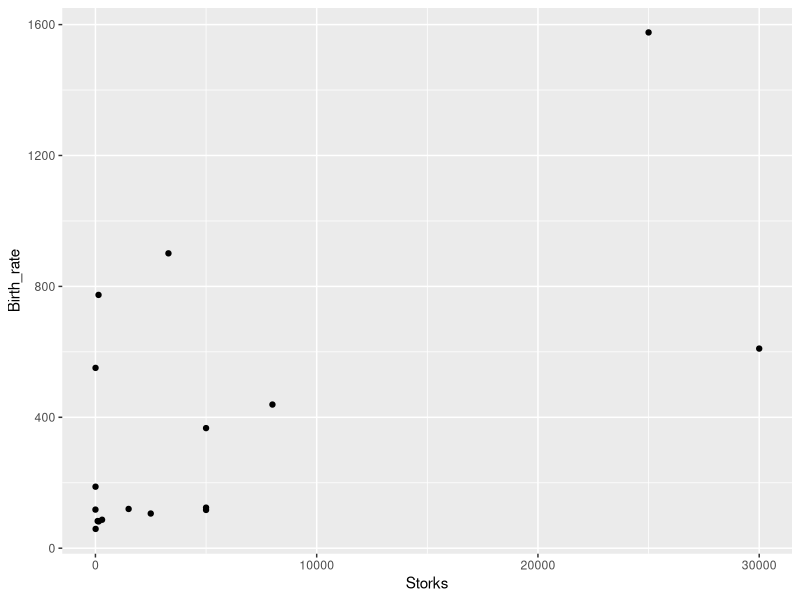
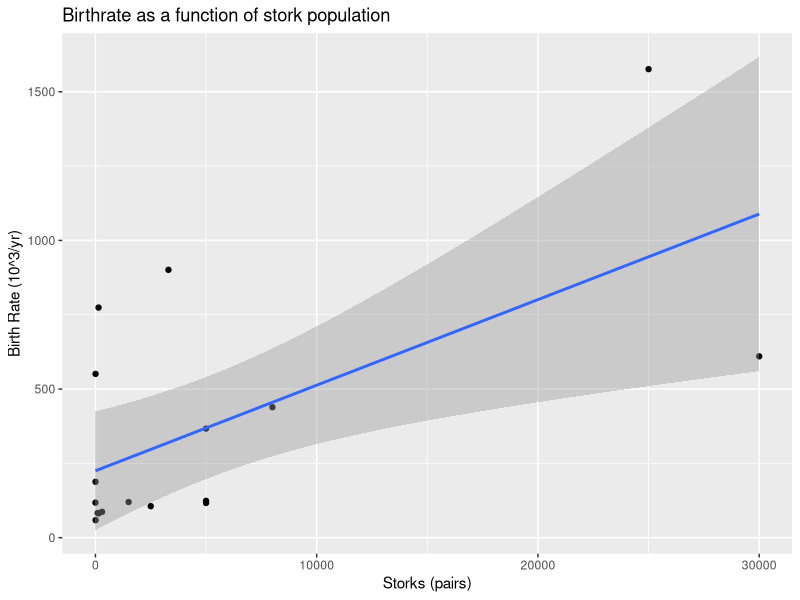
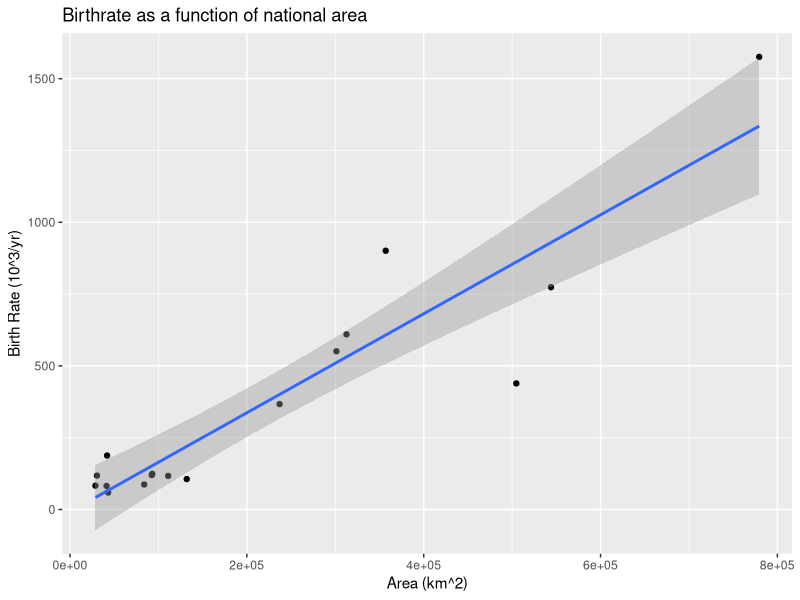

Recreate these plots in R, in order.
library(tidyverse)
StorkData <- read_csv("data/StorkData.csv")

#The basics
ggplot(StorkData, aes(x=Storks, y=Birth_rate)) + geom_point()

# making the the linear model
StorkData.lm <- lm(StorkData$Birth_rate~StorkData$Storks)

#viewing the model statistics
summary(StorkData.lm)

#plotting the regression (with std error)
ggplot(StorkData, aes(x=Storks, y=Birth_rate)) + 
  geom_point()+
  geom_smooth(method=lm)+
  labs(title="Birthrate as a function of stork population",
       x="Storks (pairs)", y = "Birth Rate (10^3/yr)")

#could use   geom_smooth(method=lm, se=FALSE)  to eliminate error
# see http://www.sthda.com/english/wiki/ggplot2-scatter-plots-quick-start-guide-r-software-and-data-visualization
# for more...
cor(StorkData$Storks,StorkData$Birth_rate, method= "pearson")

#"r" is the correlation coefficient, and tells you the correlation between the predicted 
#values and the observed values of Y. R2 is the square of this coeeficient, and indicates
#the percent of this variation explaned by your regression  out of the total variation


#-----------


#Do it again for area...


# making the the linear model
StorkDataArea.lm <- lm(StorkData$Birth_rate~StorkData$Area)

#viewing the model statistics
summary(StorkDataArea.lm)

#plotting the regression (with std error)
ggplot(StorkData, aes(x=Area, y=Birth_rate)) + 
  geom_point()+
  geom_smooth(method=lm)+
  labs(title="Birthrate as a function of national area",
       x="Area (km^2)", y = "Birth Rate (10^3/yr)")
